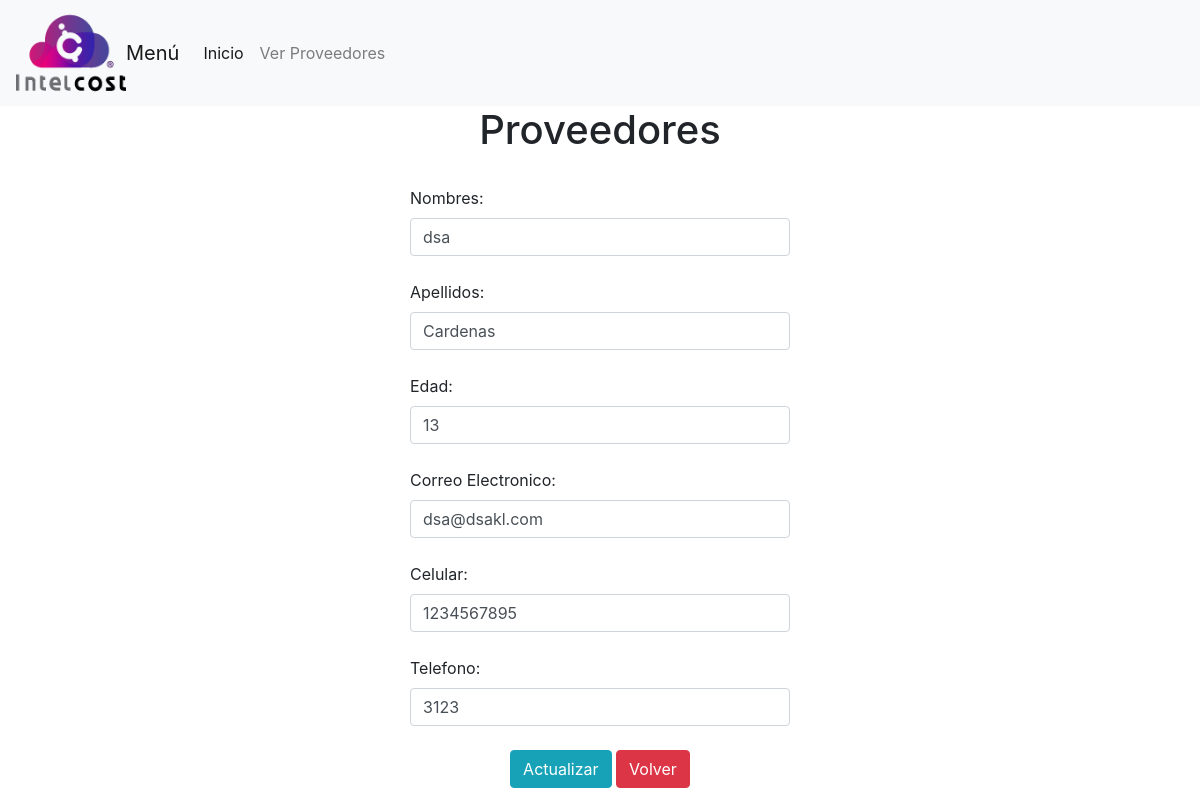
The app's page /Intelcost/paginas/actualizar.php?id=80 with its own data.
### tables this page shows
CREATE TABLE `proveedores` (
  `id` int(11) NOT NULL,
  `nombres` varchar(60) NOT NULL,
  `apellidos` varchar(60) NOT NULL,
  `edad` smallint(6) NOT NULL,
  `correo_electronico` varchar(150) NOT NULL,
  `celular` bigint(20) NOT NULL,
  `telefono` varchar(20) DEFAULT NULL,
  `registro` datetime NOT NULL
);

### Intelcost/conexion/conexion.php (called while the page is built, shortened)
<?php
$tabla1 = "proveedores";
?>

### Intelcost/paginas/actualizar.php (the view, shortened to what this page needs)
<?php
$id = $_GET["id"];
?>
<!DOCTYPE html>
<html lang="en">
<head>
    <link rel="stylesheet" href="https://stackpath.bootstrapcdn.com/bootstrap/4.5.2/css/bootstrap.min.css">
    <nav class="navbar navbar-expand-lg navbar-light bg-light" style="background-color: #e3f2fd;">
        <img src="/Intelcost/imagen/logointelcost.png" width="110" height="90" class="d-inline-block align-top" alt="">
        <a class="navbar-brand" href="#"> Menú</a>
        <div class="collapse navbar-collapse" id="navbarNav">
            <ul class="navbar-nav">
                <li class="nav-item active">
                    <a class="nav-link" href="index.php">Inicio <span class="sr-only">(current)</span></a>
                </li>
                <li class="nav-item">
                    <a class="nav-link" href="listar.php">Ver Proveedores</a>
                </li>
            </ul>
        </div>
    </nav>
</head>
<body>
    <?php
    include("../conexion/conexion.php");
    $sql = "SELECT * FROM $tabla1  WHERE id = '$id'";
    $res = mysqli_query($conexion, $sql);
    while ($mostrar = mysqli_fetch_assoc($res)) {
    ?>
        <form method=POST action="../control/procesoActuali.php">
            <div class="row">
                <div class="col-md-4"></div>
                <div class="col-md-4">
                    <center>
                        <h1>Proveedores</h1>
                    </center>
                    <div class="form-grupo">
                        <br>
                    </div>
                    <div class="form-grupo">
                        <label for="nombres">Nombres: </label>
                        <input type="text" name="nombres" value="<?php echo $mostrar["nombres"]; ?>" class="form-control" placeholder="" id="nombres" require="true">
                        <br>
                    </div>
                    <div class="form-grupo">
                        <label for="apellidos">Apellidos: </label>
                        <input type="text" name="apellidos" value="<?php echo $mostrar["apellidos"]; ?>" class="form-control" placeholder="" id="apellidos" require="true">
                        <br>
                    </div>
                    <div class="form-grupo">
                        <label for="edad">Edad: </label>
                        <input type="text" name="edad" value="<?php echo $mostrar["edad"]; ?>" class="form-control" placeholder="" id="edad" require="true">
                        <br>
                    </div>
                    <div class="form-grupo">
                        <label for="correo">Correo Electronico: </label>
                        <input type="text" name="correo" value="<?php echo $mostrar["correo_electronico"]; ?>" class="form-control" placeholder="" id="correo" require="true">
                        <br>
                    </div>
                    <div class="form-grupo">
                        <label for="celular">Celular: </label>
                        <input type="text" name="celular" value="<?php echo $mostrar["celular"]; ?>" class="form-control" placeholder="" id="celular" require="true">
                        <br>
                    </div>
                    <div class="form-grupo">
                        <label for="telefono">Telefono: </label>
                        <input type="text" name="telefono" value="<?php echo $mostrar["telefono"]; ?>" class="form-control" placeholder="" id="telefono" require="">
                        <br>
                    </div>
                    <center>
                        <input type="submit" value="Actualizar" class="btn btn-info" name="btnActualizar">
                        <input type="button" class="btn btn-danger" value="Volver" onclick="history.go(-1);">
                    </center>
                    <br>
                <?php
            }
                ?>
</body>
</html>

### records on screen
proveedores: nombres "dsa", apellidos "Cardenas", edad "13", correo "dsa@dsakl.com", celular "1234567895", telefono "3123"
